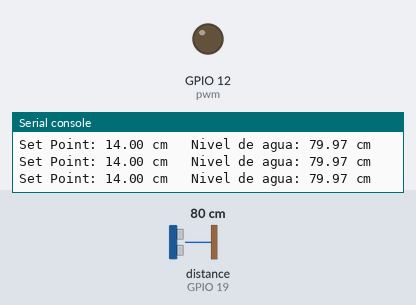
This program was run on a simulated ESP32 board running MicroPython. On the bench: output pins drawn as LEDs (lit = HIGH), the last lines printed to the serial console. The inputs (shaded band) are chosen by the test bench; at power-on: distance to the obstacle (sensor on GPIO 19) 80 cm. The echo pulse lasts 58.3 µs per cm; pins used as bus, display or sensor lines are not drawn.

Above: at 1.2 s.
1.3 s: distance to the obstacle (sensor on GPIO 19) set to 2 cm
At 2.8 s:
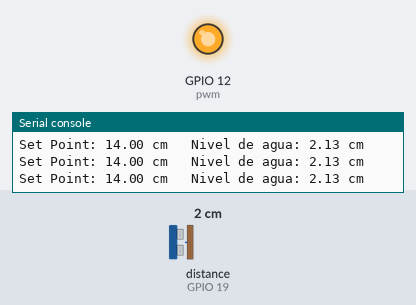
3.5 s: distance to the obstacle (sensor on GPIO 19) set to 18 cm
At 3.96 s:
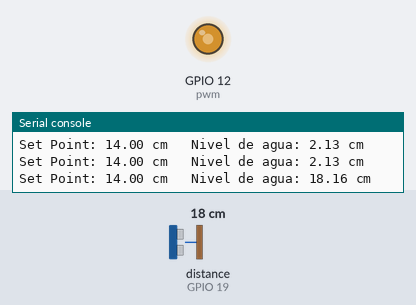
6.5 s: distance to the obstacle (sensor on GPIO 19) set to 4 cm
At 6.65 s:
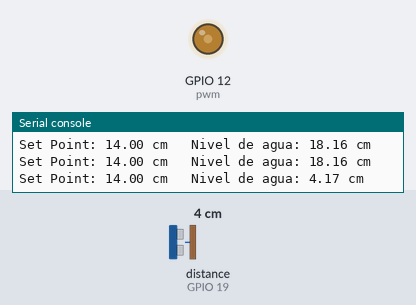
9.5 s: distance to the obstacle (sensor on GPIO 19) set to 60 cm
At 11.0 s:
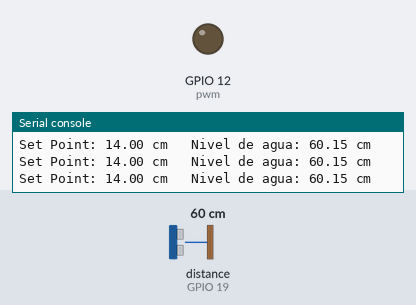
Timing chart, 0 to 12.1 s (numbered marks = the images above; inputs shaded):
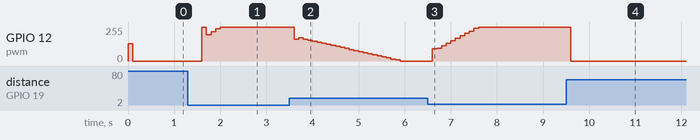

The program:

sintonizacion_PID.py
```python
from machine import Pin, PWM, ADC, I2C, Timer
from utime import sleep_ms
import time

pwm = PWM(Pin(12))
pwm.freq(40000)

K = 30
tau = 820
theta = 3
Ts = 10;
L = theta + Ts/2

e = [0,0,0]
u = [0,0]

#Calcular distancia
def SR_04(trig,eco):
    SOUND = 1/29.1545
    TRIGGER = Pin(trig, Pin.OUT)
    ECHO = Pin(eco, Pin.IN)
    TRIGGER.off()
    time.sleep_us(2)
    TRIGGER.on()
    time.sleep_us(10)
    TRIGGER.off()
    while ECHO.value() == 0:
        start = time.ticks_us()
    while ECHO.value() == 1:
        end = time.ticks_us()
    return (((end - start)*SOUND)/2)

#Algoritmo para desplazar el valor previo al elemento anterior
def update_past(v,kT):
   for i in range(1,kT,1):
      v[i-1]=v[i]
   return v

#Calculo PID
def PID_Controller(u, e, q0, q1, q2):
    # Controle PID
    # e[2] = e(k)
    # e[1] = e(k-1)
    # e[0] = e(k-2)
    # u[0] = u(k-1)
    lu = u[0] + q0*e[2] + q1*e[1] + q2*e[0]; #Ley del controlador PID discreto

    # Anti - Windup
    if (lu >= 100.0):
        lu = 100.0

    if (lu <= 0.0):
        lu = 0.0
    return(lu)

#Calcualo del valor de la salida
def temporizador(timer):
   global u, e, q0, q1, q2
   #Actualiza los vectores u y e
   u = update_past(u,len(u));
   e= update_past(e,len(e));
   #Calcula el error actual
   e[len(e)-1] = setpoint - level;
   #Calcula la Acción de Control PID
   u_end = PID_Controller(u, e, q0, q1, q2);  #Max= 100, Min=0
   u[len(u)-1] = u_end
   velocidad = int(u[len(u)-1] * 65535 /100);
   #Aplica la acción de control en el PWM
   pwm.duty_u16(velocidad)

#Funcion principal
def main():
    global level,setpoint, q0, q1, q2, u, e

    setpoint = 14

    kp=2
    ti=27
    td=2

    q0=kp*(1+Ts/(2*ti)+td/Ts)
    q1=-kp*(1-Ts/(2*ti)+(2*td)/Ts)
    q2=(kp*td)/Ts

    tim = Timer(0)
    tim.init(period=100, mode=Timer.PERIODIC, callback=temporizador)

    while True:
        global level
        level = SR_04(18,19)
        print("Set Point: {:.2f} cm   Nivel de agua: {:.2f} cm".format(setpoint,level))
        sleep_ms(500)

if __name__ == '__main__':
    main()
```

Measured:
- after the input at 1.3 s, GPIO 12 (pwm): 0/255 → 255/255 after 0.30 s, → 198/255 0.10 s later, → 220/255 0.10 s later, → 243/255 0.10 s later, … (5 changes in this stretch)
- after the input at 3.5 s, GPIO 12 (pwm): 255/255 → 164/255 after 0.10 s, → 173/255 0.10 s later, → 165/255 0.10 s later, → 157/255 0.10 s later, … (24 changes in this stretch)
- after the input at 6.5 s, GPIO 12 (pwm): moves from 0/255 to 255/255 over 1.0 s, starting after 0.10 s
- after the input at 9.5 s, GPIO 12 (pwm): 255/255 → 0/255 after 0.10 s
